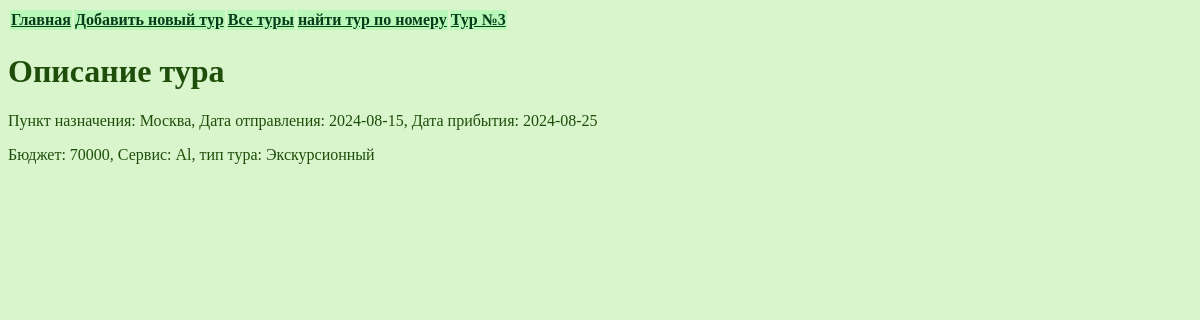
/trev/2, run on the app's committed database.
### app_itog.py (models this page shows, shortened)
class Trevels(db.Model):
    __tablename__ = 'journey'  # Указываем название таблицы
    id = db.Column(db.Integer, primary_key=True)  # ID тура (первичный ключ)
    destination = db.Column(db.String(80))  # Название тура
    d_date = db.Column(db.String(80))  # дата отправления тура
    r_date = db.Column(db.String(80))  # дата отправления тура
    budget = db.Column(db.Integer)  # бюджет тура
    services = db.Column(db.String(80))  # сервис тура
    nametype = db.Column(db.String(80))  # тип тура

### app_itog.py (the view)
@app.route("/trev/<id>")
def trev(id):
    trevel = Trevels.query.filter_by(id=id).all()
    print(trevel)
    if trevel != []:
        return render_template('trev.html', trev = trevel[0] )
    else:
        return "Такого тура нет"

### templates/trev.html (shortened to what this page needs)
<!DOCTYPE html>
<html>
<head>
  <link rel="stylesheet" href="{{ url_for('static', filename='css/style.css') }}">
</head>
<body>
<table id="cap_">
    <tr>
        <th><a href="http://127.0.0.1:5000"> Главная </a></th>
        <th><a href="http://127.0.0.1:5000/trev_form"> Добавить новый тур </a></th>
        <th><a href="http://127.0.0.1:5000/trevs"> Все туры </a></th>
        <th><a href="http://127.0.0.1:5000/trev_form_sh"> найти тур по номеру </a></th>
        <th><a href="http://127.0.0.1:5000/trev/3">Тур №3 </a></th>
    </tr>
</table>
    <h1>Описание тура</h1>
    <p>Пункт назначения: {{trev.destination}}, Дата отправления: {{trev.d_date}}, Дата прибытия: {{trev.r_date}}</p>
    <p>Бюджет: {{trev.budget}}, Сервис: {{trev.services}}, тип тура: {{trev.nametype}}</p>
  </body>
</html>

### static/css/style.css (style rules this page uses)
tr { background: #b9f8b9; color:#073c19 }
body { background: #d8f5cc; color: #1e4e09; }
A:link { color: #073c19; }

### data on the page
Trevels: destination "Москва", d_date "2024-08-15", r_date "2024-08-25", budget "70000", services "Al", nametype "Экскурсионный"
